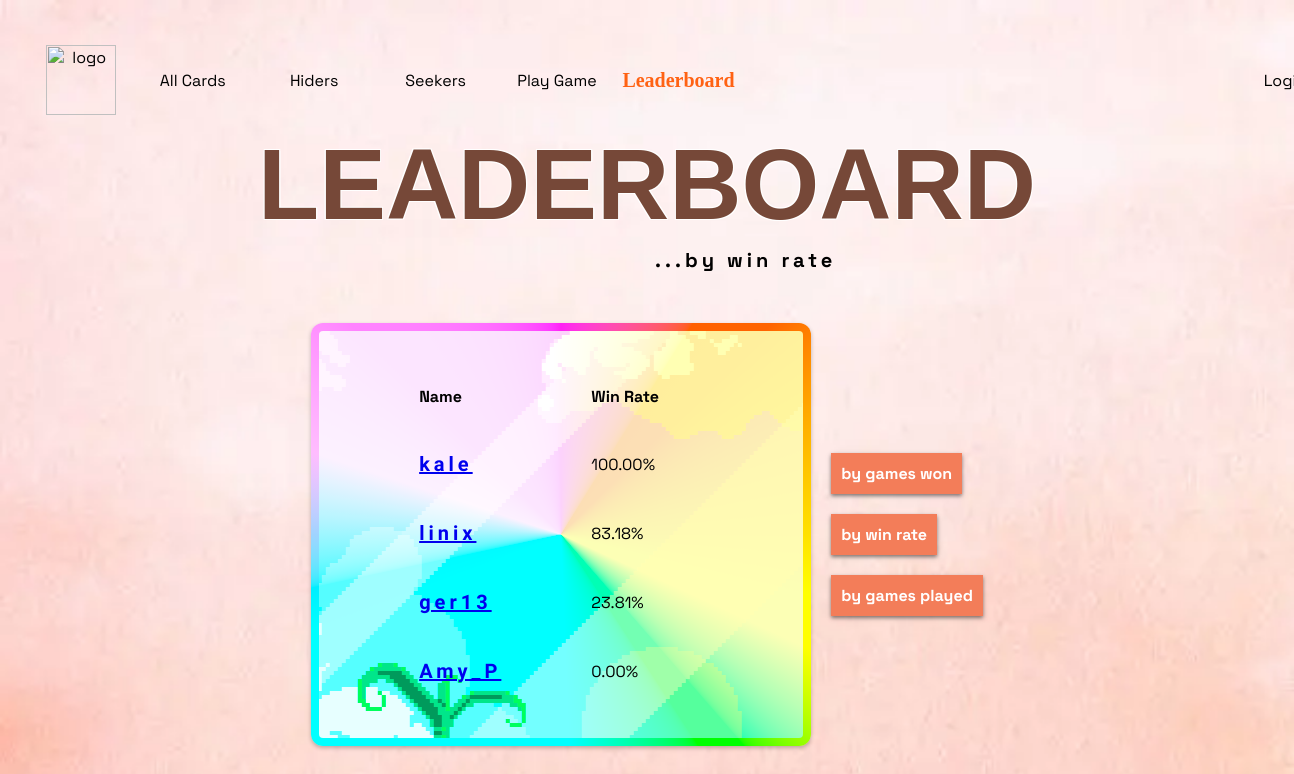
/leaderboard_by_win_rate/, run on an earlier commit of the app's database.
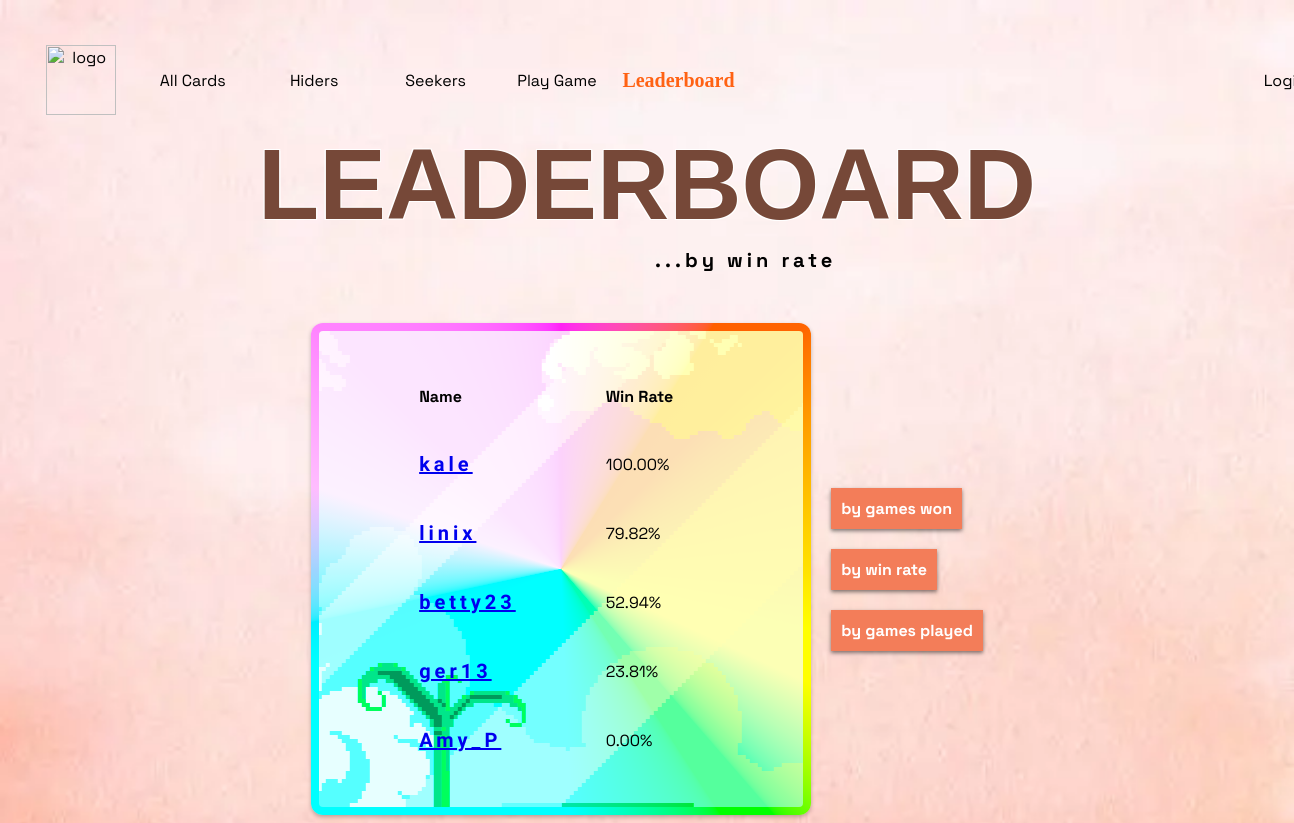
And on a later commit of the database.
### game/models.py (models this page shows, shortened)
class Profile(models.Model):
    username = models.CharField(max_length=120)
    email = models.EmailField()
    games_played = models.IntegerField(default=0)
    games_won = models.IntegerField(default=0)
    favorite_card = models.ForeignKey('Card', on_delete=models.SET_NULL, null=True, blank=True)
    user = models.OneToOneField(User, on_delete=models.CASCADE)

### game/views.py (the view)
# urls.py: path(r'leaderboard_by_win_rate/', views.LeaderboardByWinRateView.as_view(), name='leaderboard_by_win_rate'), # page for showing the leaderboard
class LeaderboardByWinRateView(ListView):
    model = Profile
    template_name = 'game/leaderboard_by_win_rate.html'
    context_object_name = 'profiles'
    def get_queryset(self):
        return Profile.objects.annotate(
            win_rate=ExpressionWrapper(
                Case(
                    When(games_played=0, then=Value(0.0)),
                    default=(F('games_won') * 1.0 / F('games_played')) * 100,
                ),
                output_field=DecimalField(max_digits=5, decimal_places=2)
            )
        ).order_by('-win_rate')

### game/templates/game/leaderboard_by_win_rate.html (shortened to what this page needs)
<body class="light-body">
{% extends 'game/base.html' %}
{% block content %}
    <h1>LEADERBOARD</h1>
    <p class="leaderboard-subtitle">...by win rate</p>
    <div class="leaderboard-table-container">
        <table class="leaderboard-table">
            <tr>
                <th>Name</th>
                <th>Win Rate</th>
            </tr>
            {% for profile in profiles %}
                <tr>
                    <td class="table-fields"><a href="{% url 'show_profile' profile.pk %}">{{ profile.user.username }}</a></td>
                    <td class="table-results">{{ profile.win_rate|floatformat:2 }}%</td>
                </tr>
            {% endfor %}
        </table>
        <div class="leaderboard-buttons-container">
            <div>
                <a class='click-button' href="{% url 'leaderboard_by_games_won' %}">by games won</a>
            </div>
            <div>
                <a class='click-button' href="{% url 'leaderboard_by_win_rate' %}">by win rate</a>
            </div>
            <div>
                <a class='click-button' href="{% url 'leaderboard_by_games_played' %}">by games played</a>
            </div>
        </div>
    </div>
{% endblock %}

What changed in the data, as far as the page shows it:
changed Profile "linix": win_rate "83.18" → "79.82"
added Profile: user.username "betty23", win_rate "52.94"
